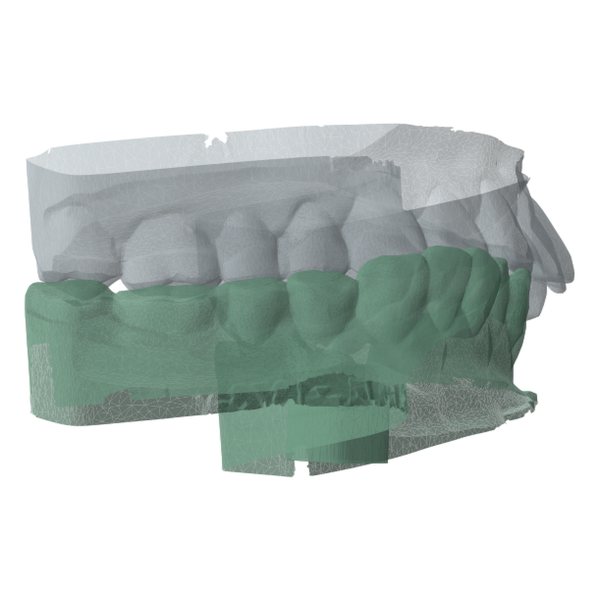
#> input picture figures/assets/method_framework/scans.png, 1200 x 1200 px (shown at 1/2 size); the run also reads 3 pictures not shown here
$ python generate_method_framework.py
#> lines starting #> are read from the running program, lines starting #| are printed output that depends on the picture; after the words box and inside, x2 and y2 are one past the last pixel; in counts of white or black regions, pixels touching at a corner belong together
#!/usr/bin/env python3
"""Generate the publication framework figure for crown-shape generation."""

from pathlib import Path
import warnings

import matplotlib as mpl
import numpy as np
from matplotlib.patches import Circle, FancyArrowPatch, FancyBboxPatch, Polygon, Rectangle

mpl.use("Agg")
import matplotlib.pyplot as plt


ROOT = Path(__file__).resolve().parent
ASSET_DIR = ROOT / "assets" / "method_framework"
ASSET_PATHS = {
    "scans": ASSET_DIR / "scans.png",
    "margin": ASSET_DIR / "margin.png",
    "reference_cad": ASSET_DIR / "reference_cad.png",
    "reconstructed_mesh": ASSET_DIR / "reconstructed_mesh.png",
    "crown_mesh": ASSET_DIR / "crown_mesh.png",
}
FIG_WIDTH_IN = 180.0 / 25.4
FIG_HEIGHT_IN = 79.0 / 25.4

COLORS = {
    "ink": "#24313C",
    "muted": "#687681",
    "line": "#D7DFE5",
    "blue": "#2E729F",
    "blue_dark": "#1F567A",
    "blue_fill": "#EAF3F8",
    "blue_band": "#F7FAFC",
    "purple": "#7355A4",
    "purple_dark": "#574078",
    "purple_fill": "#F2EEF8",
    "purple_band": "#FBFAFD",
    "orange": "#C96E29",
    "orange_dark": "#945021",
    "orange_fill": "#FAF0E7",
    "orange_band": "#FDFBF9",
    "gray": "#7A8790",
    "gray_fill": "#F0F3F5",
    "teal": "#4E8F82",
    "green": "#4D8B6A",
    "white": "#FFFFFF",
}

TRAIN_STYLE = (0, (4, 2.5))
CONDITION_STYLE = (0, (5, 2, 1.2, 2))

mpl.rcParams.update(
    {
        "font.family": ["Arial", "Helvetica", "DejaVu Sans", "sans-serif"],
        "font.size": 6.2,
        "text.color": COLORS["ink"],
        "svg.fonttype": "none",
        "pdf.fonttype": 42,
        "figure.facecolor": "white",
        "savefig.facecolor": "white",
    }
)


def rounded_box(
    ax,
    x,
    y,
    w,
    h,
    text="",
    *,
    fc=COLORS["white"],
    ec=COLORS["line"],
    lw=0.75,
    fontsize=6.2,
    weight="normal",
    radius=0.07,
    color=COLORS["ink"],
    zorder=4,
):
    patch = FancyBboxPatch(
        (x, y),
        w,
        h,
        boxstyle=f"round,pad=0.025,rounding_size={radius}",
        facecolor=fc,
        edgecolor=ec,
        linewidth=lw,
        zorder=zorder,
    )
    ax.add_patch(patch)
    if text:
        ax.text(
            x + w / 2,
            y + h / 2,
            text,
            ha="center",
            va="center",
            fontsize=fontsize,
            fontweight=weight,
            color=color,
            linespacing=1.04,
            zorder=zorder + 1,
        )
    return patch


def place_png(ax, path, x, y, w, h, *, zorder=7):
    """Place a tightly cropped PNG while preserving its aspect ratio."""
#> called with x = 0.741, y = 8.48, w = 0.861, h = 0.998, zorder = 7
    path = Path(path)
    if not path.is_file():
        return False
    try:
        image = plt.imread(path)
#> image is the input picture: shape (1200, 1200, 4) float32; mean R, G, B, A 0.184, 0.22, 0.208, 0.368
    except (OSError, ValueError) as exc:
        warnings.warn(f"Unable to load figure asset {path}: {exc}")
        return False
    if image.ndim not in (2, 3) or image.shape[0] == 0 or image.shape[1] == 0:
        warnings.warn(f"Invalid figure asset shape for {path}: {image.shape}")
        return False
    if image.ndim == 3 and image.shape[2] == 4:
        visible = image[:, :, 3] > 0.01
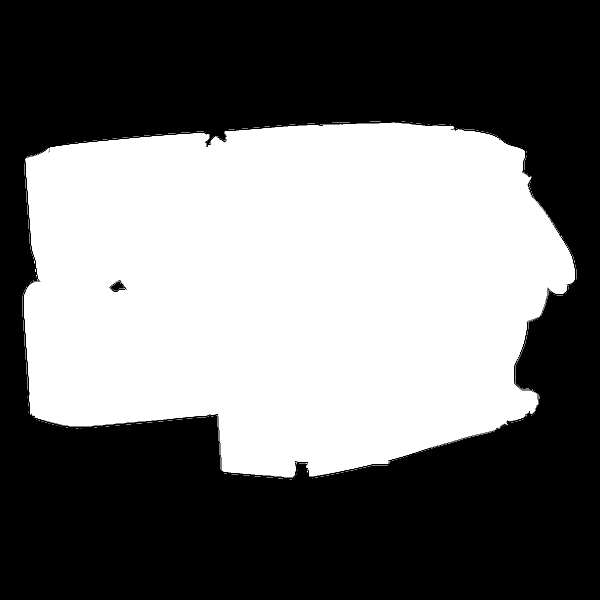
#> visible: shape (1200, 1200) bool (shown at 1/2 size); 43.9% white; 244 white regions (220 under 20 px), largest, box (x1, y1, x2, y2) and area: (47, 245, 1150, 955) 631155, (45, 591, 46, 634) 43, (1030, 730, 1032, 767) 38
        if visible.any():
            rows, cols = np.where(visible)
            image = image[rows.min() : rows.max() + 1, cols.min() : cols.max() + 1]
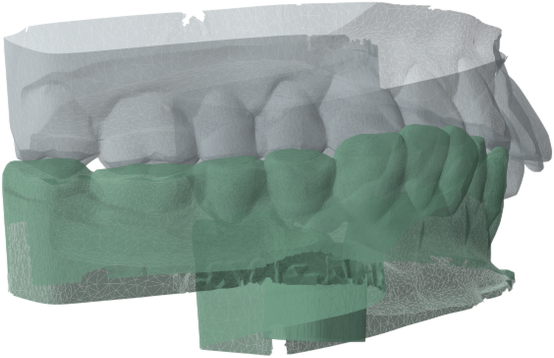
#> image: shape (716, 1108, 4) float32 (shown at 1/2 size); mean R, G, B, A 0.334, 0.4, 0.378, 0.668; transparent parts drawn white
    image_ratio = image.shape[1] / image.shape[0]
    slot_ratio = w / h
    if image_ratio >= slot_ratio:
        draw_w = w
        draw_h = w / image_ratio
    else:
        draw_h = h
        draw_w = h * image_ratio
    draw_x = x + (w - draw_w) / 2
    draw_y = y + (h - draw_h) / 2
    ax.imshow(
        image,
        extent=(draw_x, draw_x + draw_w, draw_y, draw_y + draw_h),
        interpolation="lanczos",
        zorder=zorder,
    )
    return True


def arrow(
    ax,
    start,
    end,
    *,
    color=COLORS["blue"],
    lw=1.15,
    style="-",
    mutation_scale=7,
    zorder=6,
    connectionstyle="arc3,rad=0",
):
    patch = FancyArrowPatch(
        start,
        end,
        arrowstyle="-|>",
        mutation_scale=mutation_scale,
        linewidth=lw,
        linestyle=style,
        color=color,
        shrinkA=1,
        shrinkB=1,
        connectionstyle=connectionstyle,
        zorder=zorder,
    )
    ax.add_patch(patch)
    return patch


def poly_arrow(ax, points, *, color, lw=1.0, style="-", mutation_scale=7, zorder=5):
    xs, ys = zip(*points[:-1])
    ax.plot(
        xs,
        ys,
        color=color,
        linewidth=lw,
        linestyle=style,
        solid_capstyle="round",
        dash_capstyle="round",
        zorder=zorder,
    )
    arrow(
        ax,
        points[-2],
        points[-1],
        color=color,
        lw=lw,
        style=style,
        mutation_scale=mutation_scale,
        zorder=zorder + 0.1,
    )


# [82 lines left out: functions lane_title, molar_outline, draw_molar, not called in this run]


def draw_reference_cad(ax, x, y, w, h, asset=ASSET_PATHS["reference_cad"]):
    rounded_box(ax, x, y, w, h, fc=COLORS["white"], ec="#DDBA9B", lw=0.7)
    ax.text(
        x + w / 2,
        y + 0.82 * h,
        "CAD",
        ha="center",
        va="center",
        fontsize=6.4,
        fontweight="semibold",
        zorder=8,
    )
    if not place_png(
        ax,
        asset,
        x + 0.12 * w,
        y + 0.11 * h,
        0.76 * w,
        0.59 * h,
        zorder=7,
    ):
        draw_molar(
            ax,
            x + 0.20 * w,
            y + 0.14 * h,
            0.60 * w,
            0.54 * h,
            fc="#E3B37F",
            ec="#805C3F",
        )


def draw_fdg(ax, x, y, w, h, label="Oriented\nsigned FDG"):
    rounded_box(ax, x, y, w, h, fc=COLORS["white"], ec="#DDBA9B", lw=0.7)
    ax.text(
        x + w / 2,
        y + 0.84 * h,
        label,
        ha="center",
        va="center",
        fontsize=5.2,
        fontweight="semibold",
        zorder=8,
    )
    fx, fy = x + 0.22 * w, y + 0.18 * h
    fw, fh, dx, dy = 0.46 * w, 0.42 * h, 0.13 * w, 0.10 * h
    front = np.array(
        [[fx, fy], [fx + fw, fy], [fx + fw, fy + fh], [fx, fy + fh]]
    )
    top = np.array(
        [front[3], front[2], front[2] + [dx, dy], front[3] + [dx, dy]]
    )
    side = np.array(
        [front[1], front[2], front[2] + [dx, dy], front[1] + [dx, dy]]
    )
    ax.add_patch(
        Polygon(
            front,
            closed=True,
            fc="#FBFCFD",
            ec="#8FA2B0",
            lw=0.55,
            zorder=5,
        )
    )
    ax.add_patch(
        Polygon(
            top,
            closed=True,
            fc="#F1F5F7",
            ec="#8FA2B0",
            lw=0.55,
            zorder=4,
        )
    )
    ax.add_patch(
        Polygon(
            side,
            closed=True,
            fc="#E8EFF3",
            ec="#8FA2B0",
            lw=0.55,
            zorder=4,
        )
    )
    for k in range(1, 4):
        ax.plot(
            [fx + k * fw / 4] * 2,
            [fy, fy + fh],
            color="#B8C3CB",
            lw=0.3,
            zorder=6,
        )
        ax.plot(
            [fx, fx + fw],
            [fy + k * fh / 4] * 2,
            color="#B8C3CB",
            lw=0.3,
            zorder=6,
        )
    for a, b in ((0, 2), (1, 1), (2, 0), (2, 2), (3, 1)):
        ax.add_patch(
            Rectangle(
                (fx + a * fw / 4 + 0.012, fy + b * fh / 4 + 0.012),
                fw / 4 - 0.024,
                fh / 4 - 0.024,
                facecolor="#E5A26A",
                edgecolor="#AD6A36",
                linewidth=0.2,
                zorder=7,
            )
        )
    arrow(
        ax,
        (x + 0.54 * w, y + 0.48 * h),
        (x + 0.65 * w, y + 0.62 * h),
        color=COLORS["purple"],
        lw=0.55,
        mutation_scale=4.5,
    )


def draw_vae(
    ax,
    x,
    y,
    w,
    h,
    label,
    *,
    frozen=False,
    decode=False,
    training=False,
    fontsize=6.4,
    linespacing=1.02,
):
    if training:
        fc, ec = COLORS["orange_fill"], COLORS["orange"]
    elif frozen:
        fc, ec = COLORS["gray_fill"], COLORS["gray"]
    elif decode:
        fc, ec = COLORS["blue_fill"], COLORS["blue"]
    else:
        fc, ec = COLORS["orange_fill"], COLORS["orange"]
    if decode:
        pts = np.array(
            [[x, y + 0.18 * h], [x, y + 0.82 * h], [x + w, y + h], [x + w, y]]
        )
    else:
        pts = np.array(
            [[x, y], [x, y + h], [x + w, y + 0.82 * h], [x + w, y + 0.18 * h]]
        )
    ax.add_patch(
        Polygon(
            pts,
            closed=True,
            facecolor=fc,
            edgecolor=ec,
            linewidth=0.8,
            zorder=5,
        )
    )
    ax.text(
        x + w / 2,
        y + h / 2,
        label,
        ha="center",
        va="center",
        fontsize=fontsize,
        fontweight="semibold",
        linespacing=linespacing,
        zorder=7,
    )


def draw_latent(ax, x, y, w, h):
    rounded_box(ax, x, y, w, h, fc=COLORS["white"], ec="#AEC3D1", lw=0.75)
    ax.text(
        x + w / 2,
        y + 0.84 * h,
        r"$Z=(O,F)$",
        ha="center",
        va="center",
        fontsize=5.8,
        fontweight="semibold",
        zorder=8,
    )
    rng = np.random.default_rng(8)
    xx = x + 0.12 * w + rng.random(18) * 0.34 * w
    yy = y + 0.18 * h + rng.random(18) * 0.47 * h
    ax.scatter(
        xx,
        yy,
        s=4.6,
        color="#6599BD",
        alpha=0.9,
        linewidths=0,
        zorder=7,
    )
    for idx, color in enumerate(
        ("#5E91B7", "#66A392", "#D39A52", "#8467AD")
    ):
        ax.add_patch(
            Rectangle(
                (x + (0.61 + idx * 0.07) * w, y + 0.19 * h),
                0.038 * w,
                0.46 * h,
                facecolor=color,
                edgecolor="none",
                zorder=7,
            )
        )


def draw_flow(ax, x, y, w, h, title, subtitle, *, feature=False):
    rounded_box(
        ax,
        x,
        y,
        w,
        h,
        fc=COLORS["blue_fill"],
        ec=COLORS["blue"],
        lw=0.95,
        radius=0.08,
    )
    ax.text(
        x + w / 2,
        y + 0.82 * h,
        title,
        ha="center",
        va="center",
        fontsize=6.3,
        fontweight="semibold",
        zorder=8,
    )
    if subtitle:
        ax.text(
            x + w / 2,
            y + 0.62 * h,
            subtitle,
            ha="center",
            va="center",
            fontsize=5.8,
            color=COLORS["blue_dark"],
            zorder=8,
        )
    rng = np.random.default_rng(17 if feature else 19)
    ax.scatter(
        x + 0.10 * w + rng.random(15) * 0.16 * w,
        y + 0.20 * h + rng.random(15) * 0.24 * h,
        s=3.8 + rng.random(15) * 2.0,
        color=COLORS["blue"],
        alpha=0.65,
        linewidths=0,
        zorder=7,
    )
    arrow(
        ax,
        (x + 0.30 * w, y + 0.31 * h),
        (x + 0.39 * w, y + 0.31 * h),
        color=COLORS["blue"],
        lw=0.65,
        mutation_scale=4.8,
    )
    for idx in range(3):
        rounded_box(
            ax,
            x + (0.42 + 0.025 * idx) * w,
            y + (0.18 + 0.025 * idx) * h,
            0.25 * w,
            0.28 * h,
            fc=COLORS["white"],
            ec=COLORS["blue"],
            lw=0.42,
            radius=0.025,
            zorder=6 + idx,
        )
    arrow(
        ax,
        (x + 0.72 * w, y + 0.31 * h),
        (x + 0.80 * w, y + 0.31 * h),
        color=COLORS["blue"],
        lw=0.65,
        mutation_scale=4.8,
    )
    if feature:
        for idx, color in enumerate(("#5E91B7", "#66A392", "#D39A52")):
            ax.add_patch(
                Rectangle(
                    (x + (0.83 + idx * 0.035) * w, y + 0.20 * h),
                    0.022 * w,
                    0.24 * h,
                    facecolor=color,
                    edgecolor="none",
                    zorder=8,
                )
            )
    else:
        for cx, cy in (
            (0.84, 0.23),
            (0.88, 0.34),
            (0.92, 0.24),
            (0.94, 0.39),
        ):
            ax.add_patch(
                Rectangle(
                    (x + cx * w, y + cy * h),
                    0.022 * w,
                    0.035 * h,
                    facecolor=COLORS["blue"],
                    edgecolor="none",
                    zorder=8,
                )
            )


def draw_support(ax, x, y, w, h):
    rounded_box(
        ax,
        x,
        y,
        w,
        h,
        fc=COLORS["white"],
        ec="#AAC1D0",
        lw=0.7,
        radius=0.055,
    )
    rng = np.random.default_rng(31)
    ax.scatter(
        x + 0.18 * w + rng.random(21) * 0.64 * w,
        y + 0.30 * h + rng.random(21) * 0.46 * h,
        s=4.3,
        color="#5E91B7",
        alpha=0.9,
        linewidths=0,
        zorder=7,
    )
    ax.text(
        x + w / 2,
        y + 0.13 * h,
        r"$\hat O$",
        ha="center",
        va="center",
        fontsize=6.4,
        zorder=8,
    )


def draw_reconstruction(ax, x, y, w, h):
    rounded_box(
        ax,
        x,
        y,
        w,
        h,
        fc=COLORS["white"],
        ec="#91B2C8",
        lw=0.85,
        radius=0.07,
    )
    ax.text(
        x + w / 2,
        y + 0.84 * h,
        "Oriented-field\nreconstruction",
        ha="center",
        va="center",
        fontsize=6.1,
        fontweight="semibold",
        zorder=8,
    )
    centers = [x + 0.19 * w, x + 0.51 * w, x + 0.82 * w]
    t = np.linspace(-1, 1, 80)
    ax.plot(
        centers[0] + 0.10 * w * t,
        y + 0.50 * h + 0.055 * h * np.sin(2.7 * t),
        color=COLORS["blue"],
        lw=0.65,
        zorder=7,
    )
    for frac in (-0.55, 0.0, 0.55):
        sx = centers[0] + frac * 0.10 * w
        sy = y + 0.50 * h + 0.055 * h * np.sin(2.7 * frac)
        arrow(
            ax,
            (sx, sy),
            (sx, sy + 0.11 * h),
            color=COLORS["purple"],
            lw=0.48,
            mutation_scale=4.2,
        )
    for offset in (-0.055, 0.0, 0.055):
        ax.plot(
            centers[1] + 0.09 * w * t,
            y + 0.50 * h + offset * h + 0.04 * h * np.sin(2.2 * t),
            color="#729EBC",
            lw=0.48,
            alpha=0.9,
            zorder=7,
        )
    mesh_x, mesh_y = centers[2], y + 0.50 * h
    angles = np.linspace(0, 2 * np.pi, 9, endpoint=False)
    px = mesh_x + 0.105 * w * np.cos(angles)
    py = mesh_y + 0.105 * h * np.sin(angles)
    for idx in range(len(px)):
        ax.plot(
            [px[idx], px[(idx + 1) % len(px)]],
            [py[idx], py[(idx + 1) % len(py)]],
            color=COLORS["blue_dark"],
            lw=0.48,
            zorder=7,
        )
        ax.plot(
            [mesh_x, px[idx]],
            [mesh_y, py[idx]],
            color=COLORS["blue_dark"],
            lw=0.34,
            zorder=7,
        )
    arrow(
        ax,
        (x + 0.30 * w, y + 0.50 * h),
        (x + 0.39 * w, y + 0.50 * h),
        lw=0.62,
        mutation_scale=4.8,
    )
    arrow(
        ax,
        (x + 0.62 * w, y + 0.50 * h),
        (x + 0.70 * w, y + 0.50 * h),
        lw=0.62,
        mutation_scale=4.8,
    )
    for xpos, label in zip(centers, ("field", "zero-set", "mesh")):
        ax.text(
            xpos,
            y + 0.17 * h,
            label,
            ha="center",
            va="center",
            fontsize=5.8,
            color=COLORS["muted"],
            zorder=8,
        )


def draw_output(ax, x, y, w, h, *, title="Crown\nmesh", qc=True, asset=None):
    rounded_box(
        ax,
        x,
        y,
        w,
        h,
        fc="#F1F7FA",
        ec="#79A5C0",
        lw=0.95,
        radius=0.08,
    )
    ax.text(
        x + w / 2,
        y + 0.84 * h,
        title,
        ha="center",
        va="center",
        fontsize=6.1,
        fontweight="semibold",
        zorder=8,
    )
    if asset is None or not place_png(
        ax,
        asset,
        x + 0.08 * w,
        y + 0.10 * h,
        0.84 * w,
        0.66 * h,
        zorder=7,
    ):
        draw_molar(
            ax,
            x + 0.05 * w,
            y + 0.15 * h,
            0.64 * w,
            0.60 * h,
            fc="#BCD7E7",
            ec=COLORS["blue_dark"],
            mesh=True,
            zorder=7,
        )
    if qc:
        badge = Circle(
            (x + 0.82 * w, y + 0.23 * h),
            0.090 * h,
            facecolor=COLORS["white"],
            edgecolor=COLORS["green"],
            linewidth=0.8,
            zorder=9,
        )
        ax.add_patch(badge)
        ax.text(
            x + 0.82 * w,
            y + 0.23 * h,
            "QC",
            ha="center",
            va="center",
            fontsize=5.2,
            fontweight="bold",
            color=COLORS["green"],
            zorder=10,
        )


def draw_case_inputs(ax, x, y, w, h):
    rounded_box(
        ax,
        x,
        y,
        w,
        h,
        fc=COLORS["white"],
        ec="#AA99C1",
        lw=0.8,
        radius=0.07,
    )
    ax.text(
        x + w / 2,
        y + 0.85 * h,
        "Inputs",
        ha="center",
        va="center",
        fontsize=6.4,
        fontweight="semibold",
        zorder=8,
    )
    if not place_png(
        ax,
        ASSET_PATHS["scans"],
        x + 0.02 * w,
        y + 0.20 * h,
        0.42 * w,
        0.52 * h,
        zorder=7,
    ):
        theta = np.linspace(0.16 * np.pi, 0.84 * np.pi, 16)
        for offset, color in ((0.08, COLORS["teal"]), (-0.05, "#8BA9A1")):
            xx = x + 0.25 * w + 0.14 * w * np.cos(theta)
            yy = y + 0.43 * h + offset + 0.17 * h * np.sin(theta)
            ax.scatter(
                xx,
                yy,
                s=4.8,
                c=color,
                edgecolors=COLORS["white"],
                linewidths=0.22,
                zorder=7,
            )
    if not place_png(
        ax,
        ASSET_PATHS["margin"],
        x + 0.47 * w,
        y + 0.25 * h,
        0.28 * w,
        0.45 * h,
        zorder=7,
    ):
#> call 2 of place_png, with x = 1.66, y = 8.58, w = 0.574, h = 0.864, zorder = 7
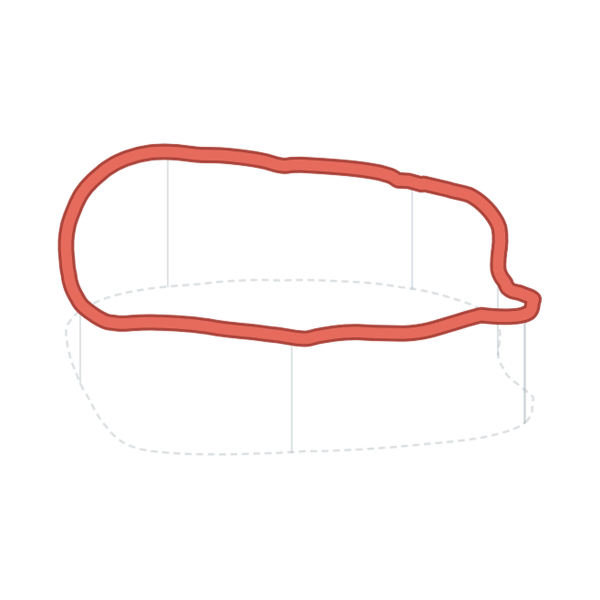
#> input picture figures/assets/method_framework/margin.png, 1200 x 1200 px (shown at 1/2 size)
#> in place_png, image is the input picture: shape (1200, 1200, 4) float32; mean R, G, B, A 0.0576, 0.0313, 0.029, 0.0537
#> in place_png (call 2), `visible = image[:, :, 3] > 0.01`:
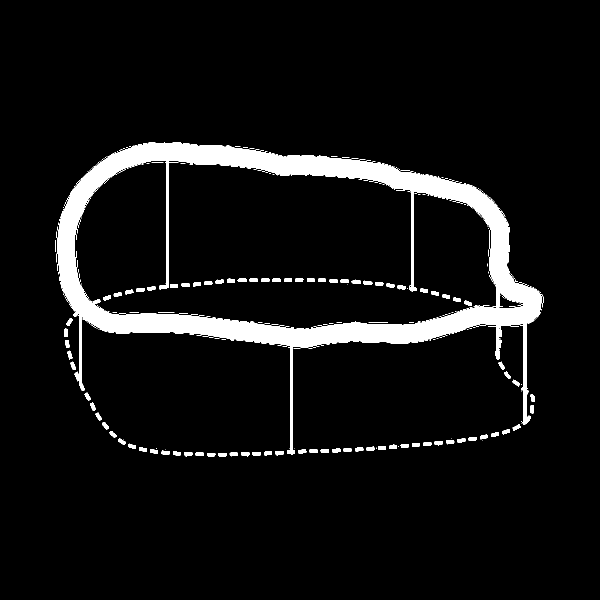
#> visible: shape (1200, 1200) bool (shown at 1/2 size); 6.9% white; 454 white regions (352 under 20 px), largest, box (x1, y1, x2, y2) and area: (114, 285, 1085, 908) 87503, (687, 896, 704, 904) 122, (523, 556, 539, 564) 120
#> in place_png (call 2), `image = image[rows.min() : rows.max() + 1, cols.min() : cols.max() + 1]`:
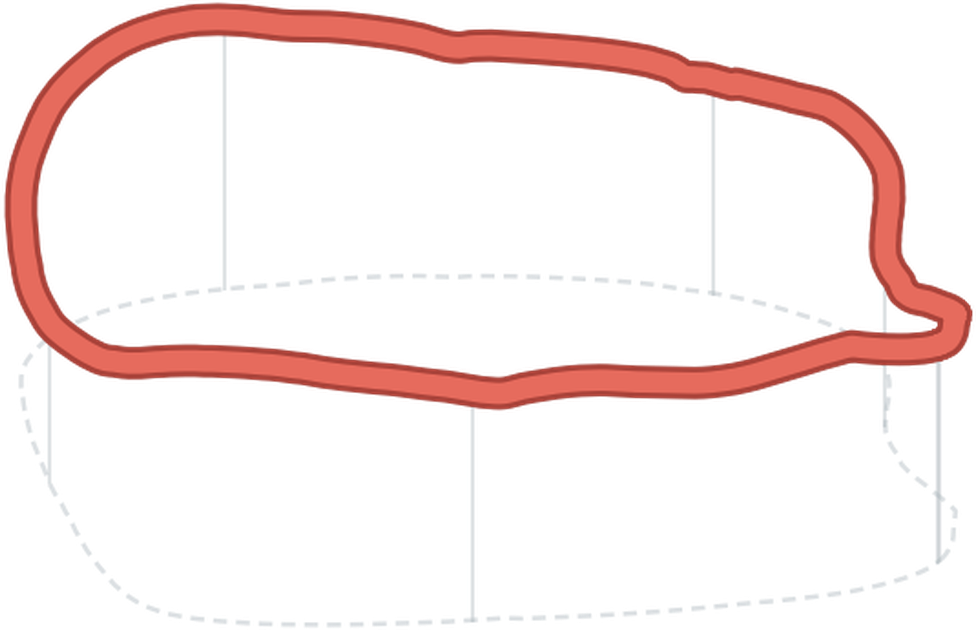
#> image: shape (630, 976, 4) float32; mean R, G, B, A 0.135, 0.0731, 0.0678, 0.126; transparent parts drawn white
#> (the rest of the program and of its run is left out)
